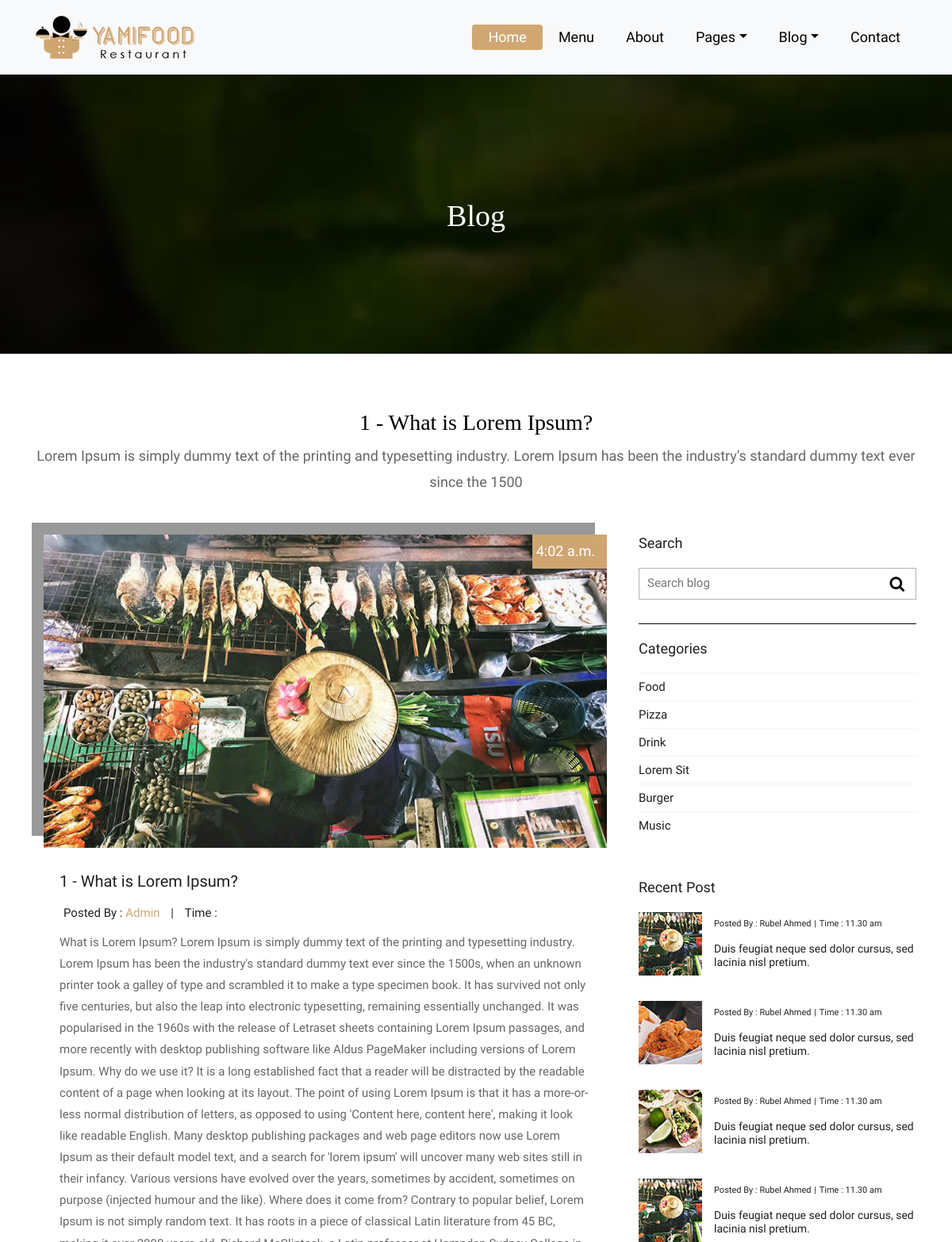
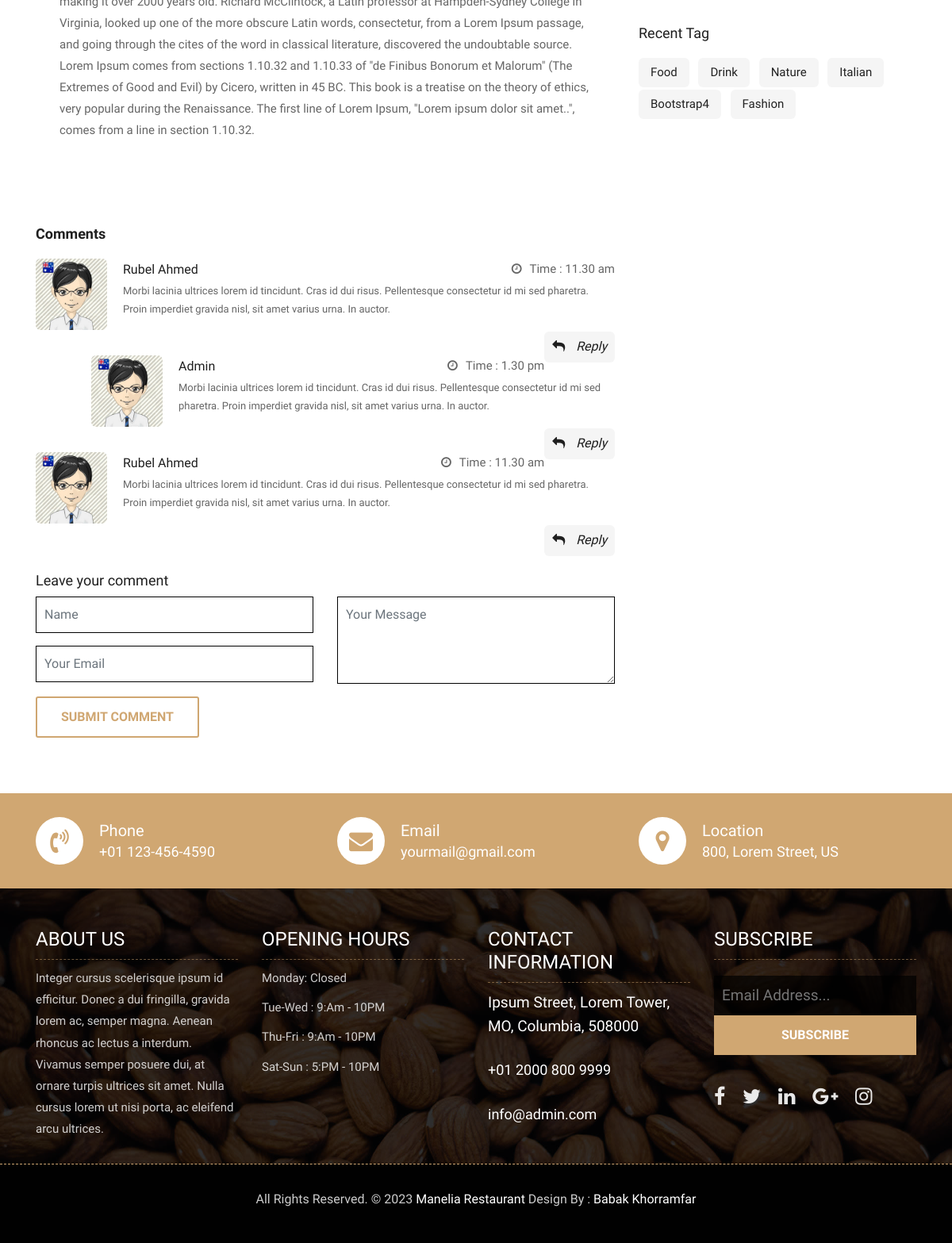
Page /blog/1/ on the committed database (2 pictures, top to bottom).
### blog/models.py (models this page shows, shortened)
class Blog(models.Model):
    title = models.CharField(max_length=254)
    summary = models.TextField(max_length=150)
    content = models.TextField(max_length=4000, blank=True)
    date = models.DateField(auto_now_add=True)
    date = models.TimeField(auto_now_add=True)
    tag = models.CharField(max_length=100)
    author = models.CharField(max_length=50)
    photo = models.ImageField(max_length=200)

### blog/views.py (the view)
# urls.py: path('<int:id>/', views.post, name = "post"),
def post(request, id):
    post = Blog.objects.get(id=id)
    context = {
        'post' : post
    }
    return render(request, 'blog/post.html', context)

### blog/templates/blog/post.html (shortened to what this page needs)
{% extends 'base.html' %}
{% load static %}
{% block content %}
	<div class="all-page-title page-breadcrumb">
		<div class="container text-center">
			<div class="row">
				<div class="col-lg-12">
					<h1>Blog</h1>
				</div>
			</div>
		</div>
	</div>
	<div class="blog-box">
		<div class="container">
			<div class="row">
				<div class="col-lg-12">
					<div class="heading-title text-center">
						<h2>{{post.title}}</h2>
						<p>{{post.summary}}</p>
					</div>
				</div>
			</div>
			<div class="row">
				<div class="col-xl-8 col-lg-8 col-12">
					<div class="blog-inner-details-page">
						<div class="blog-inner-box">
							<div class="side-blog-img">
								<img class="img-fluid" src="{{post.photo.url}}" alt="{{post.title}} photo">
								<div class="date-blog-up">
									{{post.date}}
								</div>
							</div>
							<div class="inner-blog-detail details-page">
								<h3>{{post.title}}</h3>
								<ul>
									<li>Posted By : <span>{{post.author}}</span></li>
									<li>|</li>
									<li>Time : </li>
								</ul>
								<p>{{post.content}}</p>
							</div>
						</div>
						<div class="blog-comment-box">
							<h3>Comments</h3>
							<div class="comment-item">
								<div class="comment-item-left">
									<img src="images/avt-img.jpg" alt="">
								</div>
								<div class="comment-item-right">
									<div class="pull-left">
										<a href="#">Rubel Ahmed</a>
									</div>
									<div class="pull-right">
										<i class="fa fa-clock-o" aria-hidden="true"></i>Time : <span>11.30 am</span>
									</div>
									<div class="des-l">
										<p>Morbi lacinia ultrices lorem id tincidunt. Cras id dui risus. Pellentesque consectetur id mi sed pharetra. Proin imperdiet gravida nisl, sit amet varius urna. In auctor.</p>
									</div>
									<a href="#" class="right-btn-re"><i class="fa fa-reply" aria-hidden="true"></i> Reply</a>
								</div>
							</div>
							<div class="comment-item children">
								<div class="comment-item-left">
									<img src="images/avt-img.jpg" alt="">
								</div>
								<div class="comment-item-right">
									<div class="pull-left">
										<a href="#">Admin</a>
									</div>
									<div class="pull-right">
										<i class="fa fa-clock-o" aria-hidden="true"></i>Time : <span>1.30 pm</span>
									</div>
									<div class="des-l">
										<p>Morbi lacinia ultrices lorem id tincidunt. Cras id dui risus. Pellentesque consectetur id mi sed pharetra. Proin imperdiet gravida nisl, sit amet varius urna. In auctor.</p>
									</div>
									<a href="#" class="right-btn-re"><i class="fa fa-reply" aria-hidden="true"></i> Reply</a>
								</div>
							</div>
							<div class="comment-item">
								<div class="comment-item-left">
									<img src="images/avt-img.jpg" alt="">
								</div>
								<div class="comment-item-right">
									<div class="pull-left">
										<a href="#">Rubel Ahmed</a>
									</div>
									<div class="pull-right">
										<i class="fa fa-clock-o" aria-hidden="true"></i>Time : <span>11.30 am</span>
									</div>
									<div class="des-l">
										<p>Morbi lacinia ultrices lorem id tincidunt. Cras id dui risus. Pellentesque consectetur id mi sed pharetra. Proin imperdiet gravida nisl, sit amet varius urna. In auctor.</p>
									</div>
									<a href="#" class="right-btn-re"><i class="fa fa-reply" aria-hidden="true"></i> Reply</a>
								</div>
							</div>
						</div>
						<div class="comment-respond-box">
							<h3>Leave your comment </h3>
							<div class="comment-respond-form">
								<form id="commentrespondform" class="comment-form-respond row" method="post">
									<div class="col-lg-6 col-md-6 col-sm-6">
										<div class="form-group">
											<input id="name_com" class="form-control" name="name" placeholder="Name" type="text">
										</div>
										<div class="form-group">
											<input id="email_com" class="form-control" name="email" placeholder="Your Email" type="email">
										</div>
									</div>
									<div class="col-lg-6 col-md-6 col-sm-6">
										<div class="form-group">
											<textarea class="form-control" id="textarea_com" placeholder="Your Message" rows="2"></textarea>
										</div>
									</div>
									<div class="col-lg-12 col-md-12 col-sm-12">
										<button class="btn btn-submit">Submit comment</button>
									</div>
								</form>
							</div>
						</div>
					</div>
				</div>
				<div class="col-xl-4 col-lg-4 col-md-6 col-sm-8 col-12 blog-sidebar">
					<div class="right-side-blog">
						<h3>Search</h3>
						<div class="blog-search-form">
							<input name="search" placeholder="Search blog" type="text">
							<button class="search-btn">
								<i class="fa fa-search" aria-hidden="true"></i>
							</button>
						</div>
						<h3>Categories</h3>
						<div class="blog-categories">
							<ul>
								<li><a href="#"><span>Food</span></a></li>
								<li><a href="#"><span>Pizza</span></a></li>
								<li><a href="#"><span>Drink</span></a></li>
								<li><a href="#"><span>Lorem Sit</span></a></li>
								<li><a href="#"><span>Burger</span></a></li>
								<li><a href="#"><span>Music</span></a></li>
							</ul>
						</div>
						<h3>Recent Post</h3>
						<div class="post-box-blog">
							<div class="recent-post-box">
								<div class="recent-box-blog">
									<div class="recent-img">
										<img class="img-fluid" src="images/post-img-01.jpg" alt="">
									</div>
									<div class="recent-info">
										<ul>
											<li>Posted By : <span>Rubel Ahmed</span></li>
											<li>|</li>
											<li>Time : <span>11.30 am</span></li>
										</ul>
										<h4>Duis feugiat neque sed dolor cursus, sed lacinia nisl pretium.</h4>
									</div>
								</div>
								<div class="recent-box-blog">
									<div class="recent-img">
										<img class="img-fluid" src="images/post-img-02.jpg" alt="">
									</div>
									<div class="recent-info">
										<ul>
											<li>Posted By : <span>Rubel Ahmed</span></li>
											<li>|</li>
											<li>Time : <span>11.30 am</span></li>
										</ul>
										<h4>Duis feugiat neque sed dolor cursus, sed lacinia nisl pretium.</h4>
									</div>
								</div>
								<div class="recent-box-blog">
									<div class="recent-img">
										<img class="img-fluid" src="images/post-img-03.jpg" alt="">
									</div>
									<div class="recent-info">
										<ul>
											<li>Posted By : <span>Rubel Ahmed</span></li>
											<li>|</li>
											<li>Time : <span>11.30 am</span></li>
										</ul>
										<h4>Duis feugiat neque sed dolor cursus, sed lacinia nisl pretium.</h4>
									</div>
								</div>
								<div class="recent-box-blog">
									<div class="recent-img">
										<img class="img-fluid" src="images/post-img-01.jpg" alt="">
									</div>
									<div class="recent-info">
										<ul>
											<li>Posted By : <span>Rubel Ahmed</span></li>
											<li>|</li>
											<li>Time : <span>11.30 am</span></li>
										</ul>
										<h4>Duis feugiat neque sed dolor cursus, sed lacinia nisl pretium.</h4>
									</div>
								</div>
							</div>
						</div>
						<h3>Recent Tag</h3>
						<div class="blog-tag-box">
							<ul class="list-inline tag-list">
								<li class="list-inline-item"><a href="#">Food</a></li>
								<li class="list-inline-item"><a href="#">Drink</a></li>
								<li class="list-inline-item"><a href="#">Nature</a></li>
								<li class="list-inline-item"><a href="#">Italian</a></li>
								<li class="list-inline-item"><a href="#">Bootstrap4</a></li>
								<li class="list-inline-item"><a href="#">Fashion</a></li>
							</ul>
						</div>
					</div>
				</div>
			</div>
		</div>
	</div>
{% endblock %}

### rows in the picture
Blog: title "1 - What is Lorem Ipsum?", summary "Lorem Ipsum is simply dummy text of the printing and typesetting industry. Lorem Ipsum has been the industry's standard dummy text ever since the 1500", photo (picture), date "4:02 a.m.", author "Admin", content "What is Lorem Ipsum? Lorem Ipsum is simply dummy text of the printing and typesetting industry. Lorem Ipsum has been the industry's standard dummy text ever since the 1500s, when an unknown printer took a galley of type and scrambled it to make a type specimen book. It has survived not only five centuries, but also the leap into electronic typesetting, remaining essentially unchanged. It was popularised in the 1960s with the release of Letraset sheets containing Lorem Ipsum passages, and more recently with desktop publishing software like Aldus PageMaker including versions of Lorem Ipsum. Why do we use it? It is a long established fact that a reader will be distracted by the readable…"
